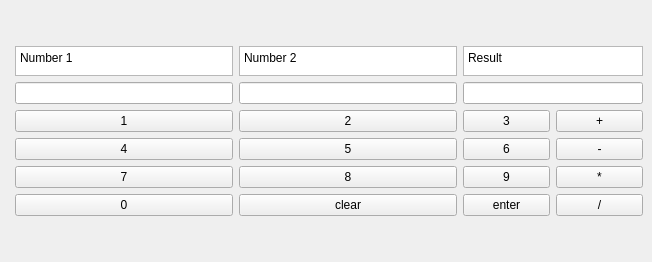
<?xml version="1.0" encoding="UTF-8"?>
<ui version="4.0">
 <class>MainWindow</class>
 <widget class="QMainWindow" name="MainWindow">
  <property name="enabled">
   <bool>true</bool>
  </property>
  <property name="geometry">
   <rect>
    <x>0</x>
    <y>0</y>
    <width>652</width>
    <height>262</height>
   </rect>
  </property>
  <property name="windowTitle">
   <string>MainWindow</string>
  </property>
  <widget class="QWidget" name="centralwidget">
   <layout class="QFormLayout" name="formLayout">
    <item row="0" column="1">
     <layout class="QGridLayout" name="gridLayout_2">
      <item row="4" column="0">
       <widget class="QPushButton" name="N7">
        <property name="text">
         <string>7</string>
        </property>
       </widget>
      </item>
      <item row="3" column="1">
       <widget class="QPushButton" name="N5">
        <property name="text">
         <string>5</string>
        </property>
       </widget>
      </item>
      <item row="0" column="0">
       <widget class="QTextEdit" name="textEdit">
        <property name="maximumSize">
         <size>
          <width>16777215</width>
          <height>30</height>
         </size>
        </property>
        <property name="html">
         <string>&lt;!DOCTYPE HTML PUBLIC &quot;-//W3C//DTD HTML 4.0//EN&quot; &quot;http://www.w3.org/TR/REC-html40/strict.dtd&quot;&gt;
&lt;html&gt;&lt;head&gt;&lt;meta name=&quot;qrichtext&quot; content=&quot;1&quot; /&gt;&lt;meta charset=&quot;utf-8&quot; /&gt;&lt;style type=&quot;text/css&quot;&gt;
p, li { white-space: pre-wrap; }
hr { height: 1px; border-width: 0; }
li.unchecked::marker { content: &quot;\2610&quot;; }
li.checked::marker { content: &quot;\2612&quot;; }
&lt;/style&gt;&lt;/head&gt;&lt;body style=&quot; font-family:'Segoe UI'; font-size:9pt; font-weight:400; font-style:normal;&quot;&gt;
&lt;p style=&quot; margin-top:0px; margin-bottom:0px; margin-left:0px; margin-right:0px; -qt-block-indent:0; text-indent:0px;&quot;&gt;Number 1&lt;/p&gt;&lt;/body&gt;&lt;/html&gt;</string>
        </property>
       </widget>
      </item>
      <item row="2" column="0">
       <widget class="QPushButton" name="N1">
        <property name="text">
         <string>1</string>
        </property>
       </widget>
      </item>
      <item row="2" column="3">
       <widget class="QPushButton" name="add">
        <property name="text">
         <string>+</string>
        </property>
       </widget>
      </item>
      <item row="1" column="2" colspan="2">
       <widget class="QLineEdit" name="result"/>
      </item>
      <item row="3" column="0">
       <widget class="QPushButton" name="N4">
        <property name="text">
         <string>4</string>
        </property>
       </widget>
      </item>
      <item row="5" column="1">
       <widget class="QPushButton" name="clear">
        <property name="text">
         <string>clear</string>
        </property>
       </widget>
      </item>
      <item row="5" column="3">
       <widget class="QPushButton" name="div">
        <property name="text">
         <string>/</string>
        </property>
       </widget>
      </item>
      <item row="2" column="1">
       <widget class="QPushButton" name="N2">
        <property name="text">
         <string>2</string>
        </property>
       </widget>
      </item>
      <item row="1" column="1">
       <widget class="QLineEdit" name="num2"/>
      </item>
      <item row="2" column="2">
       <widget class="QPushButton" name="N3">
        <property name="text">
         <string>3</string>
        </property>
       </widget>
      </item>
      <item row="5" column="2">
       <widget class="QPushButton" name="enter">
        <property name="text">
         <string>enter</string>
        </property>
       </widget>
      </item>
      <item row="0" column="1">
       <widget class="QTextEdit" name="textEdit_2">
        <property name="maximumSize">
         <size>
          <width>16777215</width>
          <height>30</height>
         </size>
        </property>
        <property name="html">
         <string>&lt;!DOCTYPE HTML PUBLIC &quot;-//W3C//DTD HTML 4.0//EN&quot; &quot;http://www.w3.org/TR/REC-html40/strict.dtd&quot;&gt;
&lt;html&gt;&lt;head&gt;&lt;meta name=&quot;qrichtext&quot; content=&quot;1&quot; /&gt;&lt;meta charset=&quot;utf-8&quot; /&gt;&lt;style type=&quot;text/css&quot;&gt;
p, li { white-space: pre-wrap; }
hr { height: 1px; border-width: 0; }
li.unchecked::marker { content: &quot;\2610&quot;; }
li.checked::marker { content: &quot;\2612&quot;; }
&lt;/style&gt;&lt;/head&gt;&lt;body style=&quot; font-family:'Segoe UI'; font-size:9pt; font-weight:400; font-style:normal;&quot;&gt;
&lt;p style=&quot; margin-top:0px; margin-bottom:0px; margin-left:0px; margin-right:0px; -qt-block-indent:0; text-indent:0px;&quot;&gt;Number 2&lt;/p&gt;&lt;/body&gt;&lt;/html&gt;</string>
        </property>
       </widget>
      </item>
      <item row="3" column="2">
       <widget class="QPushButton" name="N6">
        <property name="text">
         <string>6</string>
        </property>
       </widget>
      </item>
      <item row="4" column="1">
       <widget class="QPushButton" name="N8">
        <property name="text">
         <string>8</string>
        </property>
       </widget>
      </item>
      <item row="1" column="0">
       <widget class="QLineEdit" name="num1"/>
      </item>
      <item row="4" column="2">
       <widget class="QPushButton" name="N9">
        <property name="text">
         <string>9</string>
        </property>
       </widget>
      </item>
      <item row="5" column="0">
       <widget class="QPushButton" name="N0">
        <property name="text">
         <string>0</string>
        </property>
       </widget>
      </item>
      <item row="0" column="2" colspan="2">
       <widget class="QTextEdit" name="textEdit_3">
        <property name="maximumSize">
         <size>
          <width>16777215</width>
          <height>30</height>
         </size>
        </property>
        <property name="html">
         <string>&lt;!DOCTYPE HTML PUBLIC &quot;-//W3C//DTD HTML 4.0//EN&quot; &quot;http://www.w3.org/TR/REC-html40/strict.dtd&quot;&gt;
&lt;html&gt;&lt;head&gt;&lt;meta name=&quot;qrichtext&quot; content=&quot;1&quot; /&gt;&lt;meta charset=&quot;utf-8&quot; /&gt;&lt;style type=&quot;text/css&quot;&gt;
p, li { white-space: pre-wrap; }
hr { height: 1px; border-width: 0; }
li.unchecked::marker { content: &quot;\2610&quot;; }
li.checked::marker { content: &quot;\2612&quot;; }
&lt;/style&gt;&lt;/head&gt;&lt;body style=&quot; font-family:'Segoe UI'; font-size:9pt; font-weight:400; font-style:normal;&quot;&gt;
&lt;p style=&quot; margin-top:0px; margin-bottom:0px; margin-left:0px; margin-right:0px; -qt-block-indent:0; text-indent:0px;&quot;&gt;Result&lt;/p&gt;&lt;/body&gt;&lt;/html&gt;</string>
        </property>
       </widget>
      </item>
      <item row="3" column="3">
       <widget class="QPushButton" name="sub">
        <property name="text">
         <string>-</string>
        </property>
       </widget>
      </item>
      <item row="4" column="3">
       <widget class="QPushButton" name="mul">
        <property name="text">
         <string>*</string>
        </property>
       </widget>
      </item>
     </layout>
    </item>
   </layout>
  </widget>
 </widget>
 <resources/>
 <connections/>
</ui>
